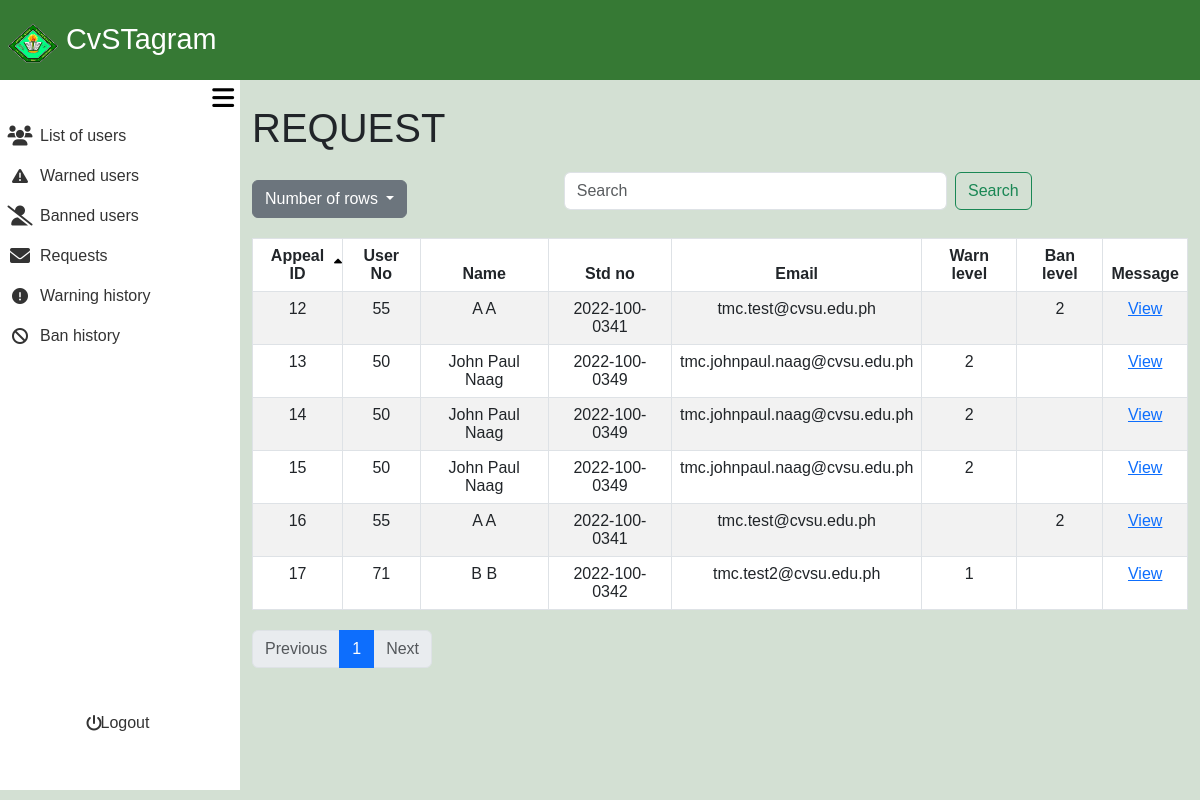
The app's page /admin_area/request.php with its own data.
### tables this page shows
CREATE TABLE `appeal` (
  `appeal_id` int(11) NOT NULL,
  `user_no` int(11) NOT NULL,
  `fname` varchar(255) NOT NULL,
  `lname` varchar(255) NOT NULL,
  `email` varchar(255) NOT NULL,
  `student_no` varchar(13) NOT NULL,
  `appeal_no` int(11) NOT NULL,
  `appeal_message` text DEFAULT NULL,
  `user_ban_no` int(11) DEFAULT NULL,
  `user_warning_no` int(11) DEFAULT NULL,
  `timeStamp` timestamp NOT NULL DEFAULT current_timestamp()
);

### admin_area/request.php (the view, shortened to what this page needs)
<?php
require_once '../include/connect.php';
require_once '../include/bootsrap.php';
?>
<!DOCTYPE html>
<html lang="en">
<head>
    <link rel="stylesheet" href="admin_dashbaord.css?v=<?php echo time(); ?>">
</head>
<body>
<div class="container-fluid screen">
    <div class="container-fluid nav">
        <nav class="navbar">
            <div class="container-fluid navtexticon">
                <a class="navbar-brand px-2" href="#">
                <img src="../images/Cavite_State_University_(CvSU).png" alt="Logo" width="50" height="40" class="d-inline-block align-text-top">
                CvSTagram
                </a>
            </div>
        </nav>
    </div>
    <div class="container-fluid contbody">
    <div class="container-fluid sidenav">
    <div class="container-fluid menubutton">
        <button onclick="toggleSidenav()">
            <i class="fa-solid fa-bars"></i>
        </button>
    </div>
    <div class="container-fluid featurescont">
    <div class="container-fluid buttonlinkside">
                <div class="row">
                        <div class="col">
                            <ul>
                                <li>
                                    <a href="list_of_users.php">
                                        <div class="container-fluid listofusers">
                                            <div class="container-fluid listusericon">
                                                 <i class="fa-solid fa-users fa-lg"></i>
                                            </div>
                                            <div class="container-fluid listofusersname">
                                                List of users
                                            </div>
                                        </div>
                                    </a>
                                </li>
                            </ul>
                        </div>
                    </div>
                    <div class="row">
                        <div class="col">
                            <ul>
                                <li>
                                    <a href="active_warn.php">
                                        <div class="container-fluid listofusers">
                                            <div class="container-fluid listusericon">
                                            <i class="fa-solid fa-triangle-exclamation"></i>
                                            </div>
                                            <div class="container-fluid listofusersname">
                                                Warned users
                                            </div>
                                        </div>
                                    </a>
                                </li>
                            </ul>
                        </div>
                    </div>
                    <div class="row">
                        <div class="col">
                            <ul>
                                <li>
                                    <a href="active_ban.php">
                                        <div class="container-fluid Bannedaccounts">
                                            <div class="container-fluid Bannedaccountsicon">
                                            <i class="fa-solid fa-user-slash fa-lg"></i>
                                            </div>
                                            <div class="container-fluid Bannedaccountsname">
                                                Banned users
                                            </div>
                                        </div>
                                    </a>
                                </li>
                            </ul>
                        </div>
                    </div>
                        <div class="row">
                            <div class="col">
                                <ul>
                                    <li>
                                        <a href="request.php">
                                            <div class="container-fluid Deletedaccounts">
                                                <div class="container-fluid Deletedaccountsicon">
                                                <i class="fa-solid fa-envelope fa-lg"></i>
                                                </div>
                                                <div class="container-fluid Deletedaccountsname">
                                                        Requests
                                                </div>
                                            </div>
                                        </a>
                                    </li>
                                </ul>
                            </div>
                        </div>
                        <div class="row">
                        <div class="col">
                            <ul>
                                <li>
                                    <a href="warned_user.php">
                                        <div class="container-fluid listofusers">
                                            <div class="container-fluid listusericon">
                                            <i class="fa-solid fa-circle-exclamation"></i>
                                            </div>
                                            <div class="container-fluid listofusersname">
                                                Warning history
                                            </div>
                                        </div>
                                    </a>
                                </li>
                            </ul>
                        </div>
                    </div>
                    <div class="row">
                        <div class="col">
                            <ul>
                                <li>
                                    <a href="banned_user.php">
                                        <div class="container-fluid Bannedaccounts">
                                            <div class="container-fluid Bannedaccountsicon">
                                                <i class="fa-solid fa-ban"></i>
                                            </div>
                                            <div class="container-fluid Bannedaccountsname">
                                                Ban history
                                            </div>
                                        </div>
                                    </a>
                                </li>
                            </ul>
                        </div>
                    </div>
                    </div>
        <div class="container-fluid logoutcont">
            <div class="row">
                <div class="col">
                    <ul>
                        <li>
                            <a href="admin_logout.php">
                                <div class="container-fluid Deletedaccounts" style="border-radius: 10px;">
                                    <div class="container-fluid Deletedaccountsicon">
                                        <i class="fa-solid fa-power-off"></i>
                                    </div>
                                    <div class="container-fluid Deletedaccountsname">
                                        Logout
                                    </div>
                                </div>
                            </a>
                        </li>
                    </ul>
                </div>
            </div>
        </div>
    </div>
</div>
        </div>
        <div class="container-fluid content">
        <?php
$search = isset($_GET['search']) ? trim($_GET['search']) : '';
$sort_column = isset($_GET['sort']) ? $_GET['sort'] : 'appeal_id';
$sort_direction = isset($_GET['direction']) && $_GET['direction'] == 'desc' ? 'desc' : 'asc';
$rows_per_page = isset($_GET['rows']) ? intval($_GET['rows']) : 10;
$page = isset($_GET['page']) ? intval($_GET['page']) : 1;
$offset = ($page - 1) * $rows_per_page;
$searchFilter = !empty($search) ? " AND (a.appeal_id LIKE '%$search%' OR a.user_no LIKE '%$search%' OR a.fname LIKE '%$search%' OR a.lname LIKE '%$search%' OR a.email LIKE '%$search%' OR a.student_no LIKE '%$search%')" : "";
$query = "SELECT
    a.appeal_id,
    a.user_no,
    a.fname,
    a.lname,
    a.student_no,
    a.email,
    COALESCE(aw.warning_level, ' ') AS warning_level,
    COALESCE(ab.ban_level, ' ') AS ban_level
FROM
    appeal a
LEFT JOIN
    active_warning aw ON a.user_no = aw.user_no
LEFT JOIN
    active_ban ab ON a.user_no = ab.user_no
    WHERE 1=1 $searchFilter
    ORDER BY $sort_column $sort_direction
    LIMIT $rows_per_page OFFSET $offset
";
$stmt = $con->prepare($query);
$stmt->execute();
$reports = $stmt->get_result();
$totalQuery = "SELECT COUNT(*) AS total FROM appeal";
$totalResult = $con->query($totalQuery);
$totalRecords = $totalResult->fetch_assoc()['total'];
$totalPages = ceil($totalRecords / $rows_per_page);
?>
<div class="container mt-4">
    <h1>REQUEST</h1>
    <div class="container-fluid operations">
        <div class="dropdown">
            <button class="btn btn-secondary dropdown-toggle" type="button" data-bs-toggle="dropdown" aria-expanded="false">
                Number of rows
            </button>
        </div>
        <div class="container-fluid search">
            <form class="d-flex" role="search" style="width: 100%;" method="GET" action="">
                <input class="form-control me-2" type="search" name="search" placeholder="Search" aria-label="Search" value="<?php echo htmlspecialchars($search); ?>">
                <button class="btn btn-outline-success" type="submit">Search</button>
            </form>
        </div>
    </div>
    <table class="table table-bordered table-striped">
        <thead>
            <tr>
                <th scope="col" class="sortable <?php echo ($sort_column == 'appeal_id') ? ($sort_direction == 'asc' ? 'asc' : 'desc') : ''; ?>" onclick="sortTable('appeal_id')">Appeal ID<i class="fa-solid fa-sort-up"></i><i class="fa-solid fa-sort-down"></i></th>
                <th scope="col" class="sortable <?php echo ($sort_column == 'user_no') ? ($sort_direction == 'asc' ? 'asc' : 'desc') : ''; ?>" onclick="sortTable('user_no')">User No</th>
                <th scope="col" class="sortable <?php echo ($sort_column == 'fname') ? ($sort_direction == 'asc' ? 'asc' : 'desc') : ''; ?>" onclick="sortTable('fname')">Name</th>
                <th scope="col" class="sortable <?php echo ($sort_column == 'student_no') ? ($sort_direction == 'asc' ? 'asc' : 'desc') : ''; ?>" onclick="sortTable('student_no')">Std no<i class="fa-solid fa-sort-up"></i><i class="fa-solid fa-sort-down"></i></th>
                <th scope="col" class="sortable <?php echo ($sort_column == 'email') ? ($sort_direction == 'asc' ? 'asc' : 'desc') : ''; ?>" onclick="sortTable('email')">Email</th>
                <th scope="col" class="sortable <?php echo ($sort_column == 'warning_level') ? ($sort_direction == 'asc' ? 'asc' : 'desc') : ''; ?>" onclick="sortTable('warning_level')">Warn level<i class="fa-solid fa-sort-up"></i><i class="fa-solid fa-sort-down"></i></th>
                <th scope="col" class="sortable <?php echo ($sort_column == 'ban_level') ? ($sort_direction == 'asc' ? 'asc' : 'desc') : ''; ?>" onclick="sortTable('ban_level')">Ban level<i class="fa-solid fa-sort-up"></i><i class="fa-solid fa-sort-down"></i></th>
                <th scope="col">Message</th>
            </tr>
        </thead>
        <tbody>
            <?php
            while ($report = $reports->fetch_assoc()): ?>
                <tr>
                    <td><?php echo htmlspecialchars($report['appeal_id']); ?></td>
                    <td><?php echo htmlspecialchars($report['user_no']); ?></td>
                    <td><?php echo htmlspecialchars($report['fname'] . ' ' . $report['lname']); ?></td>
                    <td><?php echo htmlspecialchars($report['student_no']); ?></td>
                    <td><?php echo htmlspecialchars($report['email']); ?></td>
                    <td><?php echo htmlspecialchars($report['warning_level']); ?></td>
                    <td><?php echo htmlspecialchars($report['ban_level']); ?></td>
                    <td><a class="Review_posts text-primary" href="../admin_area/message_request.php?appeal_id=<?php echo htmlspecialchars($report['appeal_id']); ?>">View</a></td>
                </tr>
            <?php endwhile; ?>
        </tbody>
    </table>
    <nav aria-label="Page navigation">
        <ul class="pagination">
            <li class="page-item <?php if ($page <= 1) echo 'disabled'; ?>">
                <a class="page-link" href="?rows=<?php echo $rows_per_page; ?>&page=<?php echo max(1, $page - 1); ?>&sort=<?php echo $sort_column; ?>&direction=<?php echo $sort_direction; ?>">Previous</a>
            </li>
            <?php for ($i = 1; $i <= $totalPages; $i++): ?>
                <li class="page-item <?php if ($i == $page) echo 'active'; ?>">
                    <a class="page-link" href="?rows=<?php echo $rows_per_page; ?>&page=<?php echo $i; ?>&sort=<?php echo $sort_column; ?>&direction=<?php echo $sort_direction; ?>"><?php echo $i; ?></a>
                </li>
            <?php endfor; ?>
            <li class="page-item <?php if ($page >= $totalPages) echo 'disabled'; ?>">
                <a class="page-link" href="?rows=<?php echo $rows_per_page; ?>&page=<?php echo min($totalPages, $page + 1); ?>&sort=<?php echo $sort_column; ?>&direction=<?php echo $sort_direction; ?>">Next</a>
            </li>
        </ul>
    </nav>
</div>
        </div>
    </div>
</body>
</html>

### admin_area/admin_dashbaord.css (style rules this page uses)
body { font-family: Arial, Helvetica, sans-serif; padding: 0; margin: 0; background-color: #D3E0D3; }
ul, li, a { text-decoration: none; list-style-type: none; color: inherit; padding: 0; }
.container-fluid { padding: 0; }
.screen { height: 100vh; width: 100%; display: flex; flex-direction: column; }
.nav { height: 10vh; width: 100%; padding: 0; background-color: #367934; }
.contbody { display: flex; flex: 1; }
.sidenav { position: fixed; top: 10vh; left: 0; height: calc(90vh - 10px); width: 20%; transition: width 0.3s; background-color: #fff; z-index: 1000; }
.navtexticon a { color: #fff; font-size: 1.8rem; }
.menubutton { height: 5%; width: 100%; display: flex; align-items: center; justify-content: flex-end; }
.menubutton button { border: none; background-color: transparent; font-size: 25px; }
.content { margin-left: 20%; width: 80%; transition: width 0.3s, margin-left 0.3s; min-height: 90%; height: auto; }
.featurescont { height: 90%; }
.buttonlinkside { height: 90%; }
.logoutcont { width: 100%; height: 10%; display: flex; align-items: center; justify-content: center; }
.Deletedaccountsname, .Bannedaccountsname, .listofusersname { height: 100%; width: 100%; display: flex; align-items: center; justify-content: flex-start; }
.Deletedaccounts, .Bannedaccounts, .listofusers { transition: background-color 0.3s ease; border-radius: 0 10px 10px 0; flex: 0 0 auto; padding: 0; height: 100%; display: flex; align-items: center; justify-content: flex-start; flex-direction: row; }
.Deletedaccountsicon, .Bannedaccountsicon, .listusericon { width: 20%; height: 100%; display: flex; align-items: center; justify-content: center; }
.Deletedaccounts, .Bannedaccounts, .listofusers { color: #333; }
.table th, .table td { text-align: center; }
.sortable { cursor: pointer; position: relative; }
.sortable i { position: absolute; right: 0; top: 50%; transform: translateY(-50%); margin-left: 10px; font-size: 0.8em; }
.asc i.fa-sort-up { color: black; }
.sortable i { opacity: 0; }
.sortable.asc i.fa-sort-up { opacity: 1; }
.pagination { margin: 20px 0; }
.dropdown { margin: 20px 0; }
.Review_posts { text-decoration: underline; }
.operations { display: flex; }
.search { width: 50%; display: flex; align-items: center; justify-content: center; }

### records on screen
appeal: appeal_id "12", user_no "55", fname+lname "A A", student_no "2022-100-0341", email "tmc.test@cvsu.edu.ph", ban_level "2"
appeal: appeal_id "13", user_no "50", fname+lname "John Paul Naag", student_no "2022-100-0349", email "tmc.johnpaul.naag@cvsu.edu.ph", warning_level "2"
appeal: appeal_id "14", user_no "50", fname+lname "John Paul Naag", student_no "2022-100-0349", email "tmc.johnpaul.naag@cvsu.edu.ph", warning_level "2"
appeal: appeal_id "15", user_no "50", fname+lname "John Paul Naag", student_no "2022-100-0349", email "tmc.johnpaul.naag@cvsu.edu.ph", warning_level "2"
appeal: appeal_id "16", user_no "55", fname+lname "A A", student_no "2022-100-0341", email "tmc.test@cvsu.edu.ph", ban_level "2"
appeal: appeal_id "17", user_no "71", fname+lname "B B", student_no "2022-100-0342", email "tmc.test2@cvsu.edu.ph", warning_level "1"
